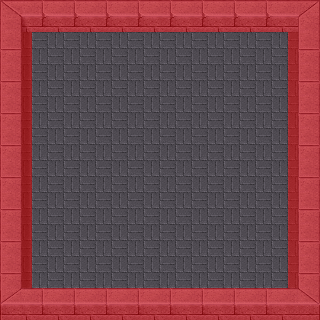

The image is a tile-based game level rendered from a .tmx file. Its description and complete source (layers, tilesets, objects, tile grids) follow:
An orthogonal 10x10 tile map with 32x32 px tiles, 3 tile layers (Tile Layer 1, Tile Layer 2, Collision) and 1 object (warp).

<map version="1.0" orientation="orthogonal" width="10" height="10" tilewidth="32" tileheight="32">
 <tileset firstgid="1" name="crypt" tilewidth="32" tileheight="32">
  <image source="crypt.png" width="512" height="512" />
 </tileset>
 <layer name="Tile Layer 1" width="10" height="10">
  <data>
   <tile gid="238" />
   <tile gid="238" />
   <tile gid="238" />
   <tile gid="238" />
   <tile gid="238" />
   <tile gid="238" />
   <tile gid="238" />
   <tile gid="238" />
   <tile gid="238" />
   <tile gid="238" />
   <tile gid="238" />
   <tile gid="238" />
   <tile gid="238" />
   <tile gid="238" />
   <tile gid="238" />
   <tile gid="238" />
   <tile gid="238" />
   <tile gid="238" />
   <tile gid="238" />
   <tile gid="238" />
   <tile gid="238" />
   <tile gid="238" />
   <tile gid="238" />
   <tile gid="238" />
   <tile gid="238" />
   <tile gid="238" />
   <tile gid="238" />
   <tile gid="238" />
   <tile gid="238" />
   <tile gid="238" />
   <tile gid="238" />
   <tile gid="238" />
   <tile gid="238" />
   <tile gid="238" />
   <tile gid="238" />
   <tile gid="238" />
   <tile gid="238" />
   <tile gid="238" />
   <tile gid="238" />
   <tile gid="238" />
   <tile gid="238" />
   <tile gid="238" />
   <tile gid="238" />
   <tile gid="238" />
   <tile gid="238" />
   <tile gid="238" />
   <tile gid="238" />
   <tile gid="238" />
   <tile gid="238" />
   <tile gid="238" />
   <tile gid="238" />
   <tile gid="238" />
   <tile gid="238" />
   <tile gid="238" />
   <tile gid="238" />
   <tile gid="238" />
   <tile gid="238" />
   <tile gid="238" />
   <tile gid="238" />
   <tile gid="238" />
   <tile gid="238" />
   <tile gid="238" />
   <tile gid="238" />
   <tile gid="238" />
   <tile gid="238" />
   <tile gid="238" />
   <tile gid="238" />
   <tile gid="238" />
   <tile gid="238" />
   <tile gid="238" />
   <tile gid="238" />
   <tile gid="238" />
   <tile gid="238" />
   <tile gid="238" />
   <tile gid="238" />
   <tile gid="238" />
   <tile gid="238" />
   <tile gid="238" />
   <tile gid="238" />
   <tile gid="238" />
   <tile gid="238" />
   <tile gid="238" />
   <tile gid="238" />
   <tile gid="238" />
   <tile gid="238" />
   <tile gid="238" />
   <tile gid="238" />
   <tile gid="238" />
   <tile gid="238" />
   <tile gid="238" />
   <tile gid="238" />
   <tile gid="238" />
   <tile gid="238" />
   <tile gid="238" />
   <tile gid="238" />
   <tile gid="238" />
   <tile gid="238" />
   <tile gid="238" />
   <tile gid="238" />
   <tile gid="238" />
  </data>
 </layer>
 <layer name="Tile Layer 2" width="10" height="10">
  <data>
   <tile gid="14" />
   <tile gid="15" />
   <tile gid="15" />
   <tile gid="15" />
   <tile gid="15" />
   <tile gid="15" />
   <tile gid="15" />
   <tile gid="15" />
   <tile gid="15" />
   <tile gid="16" />
   <tile gid="46" />
   <tile gid="0" />
   <tile gid="0" />
   <tile gid="0" />
   <tile gid="0" />
   <tile gid="0" />
   <tile gid="0" />
   <tile gid="0" />
   <tile gid="0" />
   <tile gid="48" />
   <tile gid="46" />
   <tile gid="0" />
   <tile gid="0" />
   <tile gid="0" />
   <tile gid="0" />
   <tile gid="0" />
   <tile gid="0" />
   <tile gid="0" />
   <tile gid="0" />
   <tile gid="48" />
   <tile gid="46" />
   <tile gid="0" />
   <tile gid="0" />
   <tile gid="0" />
   <tile gid="0" />
   <tile gid="0" />
   <tile gid="0" />
   <tile gid="0" />
   <tile gid="0" />
   <tile gid="48" />
   <tile gid="46" />
   <tile gid="0" />
   <tile gid="0" />
   <tile gid="0" />
   <tile gid="0" />
   <tile gid="0" />
   <tile gid="0" />
   <tile gid="0" />
   <tile gid="0" />
   <tile gid="48" />
   <tile gid="46" />
   <tile gid="0" />
   <tile gid="0" />
   <tile gid="0" />
   <tile gid="0" />
   <tile gid="0" />
   <tile gid="0" />
   <tile gid="0" />
   <tile gid="0" />
   <tile gid="48" />
   <tile gid="46" />
   <tile gid="0" />
   <tile gid="0" />
   <tile gid="0" />
   <tile gid="0" />
   <tile gid="0" />
   <tile gid="0" />
   <tile gid="0" />
   <tile gid="0" />
   <tile gid="48" />
   <tile gid="46" />
   <tile gid="0" />
   <tile gid="0" />
   <tile gid="0" />
   <tile gid="0" />
   <tile gid="0" />
   <tile gid="0" />
   <tile gid="0" />
   <tile gid="0" />
   <tile gid="48" />
   <tile gid="46" />
   <tile gid="0" />
   <tile gid="0" />
   <tile gid="0" />
   <tile gid="0" />
   <tile gid="0" />
   <tile gid="0" />
   <tile gid="0" />
   <tile gid="0" />
   <tile gid="48" />
   <tile gid="62" />
   <tile gid="63" />
   <tile gid="63" />
   <tile gid="63" />
   <tile gid="63" />
   <tile gid="63" />
   <tile gid="63" />
   <tile gid="63" />
   <tile gid="63" />
   <tile gid="64" />
  </data>
 </layer>
 <layer name="Collision" width="10" height="10">
  <data>
   <tile gid="13" />
   <tile gid="13" />
   <tile gid="13" />
   <tile gid="13" />
   <tile gid="13" />
   <tile gid="13" />
   <tile gid="13" />
   <tile gid="13" />
   <tile gid="13" />
   <tile gid="13" />
   <tile gid="13" />
   <tile gid="0" />
   <tile gid="0" />
   <tile gid="0" />
   <tile gid="0" />
   <tile gid="0" />
   <tile gid="0" />
   <tile gid="0" />
   <tile gid="0" />
   <tile gid="13" />
   <tile gid="13" />
   <tile gid="0" />
   <tile gid="0" />
   <tile gid="0" />
   <tile gid="0" />
   <tile gid="0" />
   <tile gid="0" />
   <tile gid="0" />
   <tile gid="0" />
   <tile gid="13" />
   <tile gid="13" />
   <tile gid="0" />
   <tile gid="0" />
   <tile gid="0" />
   <tile gid="0" />
   <tile gid="0" />
   <tile gid="0" />
   <tile gid="0" />
   <tile gid="0" />
   <tile gid="13" />
   <tile gid="13" />
   <tile gid="0" />
   <tile gid="0" />
   <tile gid="0" />
   <tile gid="0" />
   <tile gid="0" />
   <tile gid="0" />
   <tile gid="0" />
   <tile gid="0" />
   <tile gid="13" />
   <tile gid="13" />
   <tile gid="0" />
   <tile gid="0" />
   <tile gid="0" />
   <tile gid="0" />
   <tile gid="0" />
   <tile gid="0" />
   <tile gid="0" />
   <tile gid="0" />
   <tile gid="13" />
   <tile gid="13" />
   <tile gid="0" />
   <tile gid="0" />
   <tile gid="0" />
   <tile gid="0" />
   <tile gid="0" />
   <tile gid="0" />
   <tile gid="0" />
   <tile gid="0" />
   <tile gid="13" />
   <tile gid="13" />
   <tile gid="0" />
   <tile gid="0" />
   <tile gid="0" />
   <tile gid="0" />
   <tile gid="0" />
   <tile gid="0" />
   <tile gid="0" />
   <tile gid="0" />
   <tile gid="13" />
   <tile gid="13" />
   <tile gid="0" />
   <tile gid="0" />
   <tile gid="0" />
   <tile gid="0" />
   <tile gid="0" />
   <tile gid="0" />
   <tile gid="0" />
   <tile gid="0" />
   <tile gid="13" />
   <tile gid="13" />
   <tile gid="13" />
   <tile gid="13" />
   <tile gid="13" />
   <tile gid="13" />
   <tile gid="13" />
   <tile gid="13" />
   <tile gid="13" />
   <tile gid="13" />
   <tile gid="13" />
  </data>
 </layer>
 <objectgroup name="Warps" width="10" height="10">
  <object name="warp" x="5" y="10" width="34" height="10">
   <properties>
    <property name="mapa" value="mapa1" />
    <property name="x" value="20" />
    <property name="y" value="20" />
   </properties>
  </object>
 </objectgroup>
</map>
